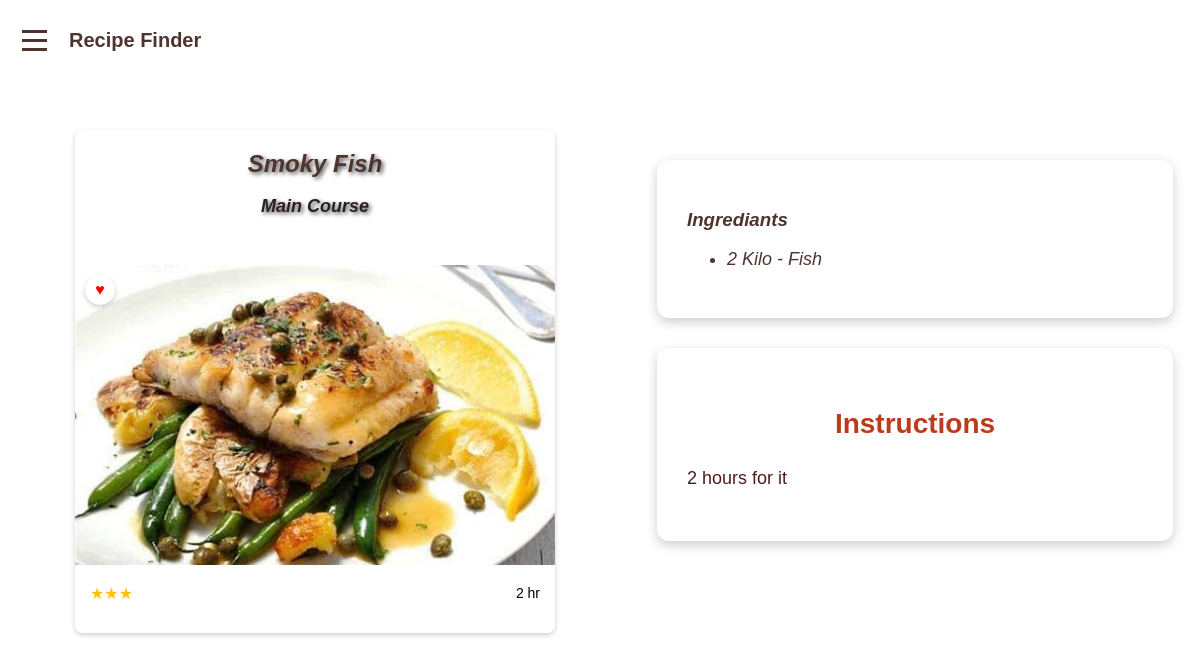
The page /search/view/4 (signed in) on the database its author committed.
### admins/models.py (models this page shows, shortened)
class Recipe(models.Model):
    id = models.AutoField(primary_key=True)
    name = models.CharField(max_length=100)
    description = models.TextField(null=True)
    course = models.TextField(null=True)
    duration = models.TextField(null=True)
    rate = models.IntegerField(null=True)
    instructions = models.TextField(null=True)
    image = models.ImageField(upload_to='recipes/%y/%m/%d/')
    created_at = models.DateTimeField(auto_now_add=True)
    updated_at = models.DateTimeField(auto_now=True)

class Ingredient(models.Model):
    recipe = models.ForeignKey(Recipe, on_delete=models.CASCADE, related_name='ingredients', null=True)
    name = models.CharField(max_length=100)
    quantity = models.CharField(max_length=50)

### search/views.py (the view)
# urls.py: path('view/<int:recipeId>', views.view_recipe, name='view_recipe'),
@login_required
def view_recipe(request,recipeId):
    recipe = Recipe.objects.get(id=recipeId)
    f = Favorite.objects.filter(user=request.user, recipe=recipe)
    if(f):
        favorite = json.dumps([{'status': True}])
    else:
        favorite = json.dumps([{'status': False}])
    return render(request, 'view.html',{ 'recipe': recipe,'favorite': favorite, 'rate': "★" * recipe.rate})

### search/templates/view.html (shortened to what this page needs)
<!DOCTYPE html>
<html lang="en">
<head>
  {% load static %}
  <link rel="stylesheet" href="{% static 'css/view.css' %}">
</head>
<body>
  <header>
    <div class="menu-container">
      <div class="hamburger">
        <span></span>
        <span></span>
        <span></span>
      </div>
      <div class="logo">Recipe Finder</div>
    </div>
  </header>
  <div class="main-container">
    <div class="info">
      <div class="recipe-card">
        <h2 class="name">{{recipe.name}}</h2>
        <h3 class="course">{{recipe.course}}</h3>
        <div class="favorite-heart">♥</div>
          <img src="{{recipe.image.url}}" alt="" class="recipe-image">
          <div class="recipe-content">
            <div class="recipe-meta">
                  <div class="recipe-rating">
                    {{ rate }}
                  </div>
                  <div class="recipe-time">{{recipe.duration}}</div>
              </div>
          </div>
      </div>
    </div>
    <div class="details">
      <div class="ingrediants">
        <h3>Ingrediants</h3>
        <ul class="ingrediantsList">
            {% for ingrediant in recipe.ingredients.all %}
            <li>{{ ingrediant.quantity }} - {{ ingrediant.name }}</li>
            {% endfor %}
        </ul>
      </div>
      <div class="instructions">
        <h2>Instructions</h2>
        <p class="instructionsParagraph">{{ recipe.instructions }}</p>
      </div>
      </div>
  </div>
</body>
</html>

### search/static/css/view.css (style rules this page uses)
body { font-family: Arial, sans-serif; margin: 0; padding: 0; height: 100%; }
h2 { position: relative; text-align: center; z-index: 2; margin-bottom: 0; }
.main-container { margin: 100px 0 0 0; display: flex; justify-content: center; align-items: center; height: 100%; }
.info { margin: 30px; width: 50%; height: 100vh; display: flex; justify-content: center; }
.recipe-card { position: absolute; width: 40%; box-shadow: 0 2px 5px rgba(0,0,0,0.2); border-radius: 8px; }
.favorite-heart { position: relative; top: 40px; left: 10px; width: 30px; height: 30px; background-color: white; border-radius: 50%; display: flex; align-items: center; justify-content: center; cursor: pointer; box-shadow: 0 2px 5px rgba(0,0,0,0.2); z-index: 1; font-size: 16px; color: #ccc; transition: all 0.3s ease; }
.recipe-image { width: 100%; max-height: 300px; object-fit: cover; }
.recipe-content { padding: 15px; background: white; border-radius: 0 0 8px 8px; }
.recipe-meta { display: flex; justify-content: space-between; align-items: center; margin-bottom: 15px; }
.recipe-rating { color: #FFC107; font-size: 16px; }
.recipe-time { color: var(--primary-medium); font-size: 14px; }
.name { font-size: 24px ; font-style: italic; color: #4E342E; text-shadow: 2px 2px 4px rgba(0,0,0,0.7); }
.course { text-align: center; font-size: 18px ; font-style: italic; color: #2b211f; text-shadow: 2px 2px 4px rgba(0,0,0,0.7); }
.details { overflow-y: auto; width: 50%; height: 100vh; }
.ingrediants { align-items: center; margin: 50px; box-shadow: 0 4px 12px rgba(0,0,0,0.2); width: 80%; margin: 30px auto; background-color: #fff; padding: 30px; border-radius: 12px; }
.ingrediants h3, ul { font-style: italic; color: #4E342E; }
ul { font-size: 18px; }
.instructions { background-color: #fff; color: #4f1d1d; padding: 30px; margin: 30px auto; width: 80%; border-radius: 12px; box-shadow: 0 4px 12px rgba(0,0,0,0.2); font-size: 18px; line-height: 1.6; }
.instructions h2 { font-size: 28px; margin-bottom: 15px; color: #be3a1c; text-align: center; }
.menu-container { position: fixed; top: 20px; left: 15px; display: flex; z-index: 100; align-items: center; }
.hamburger { display: flex; flex-direction: column; cursor: pointer; padding: 7px; }
.hamburger span { width: 25px; height: 3px; background:#4E342E; margin: 3px 0; transition: 0.3s; }
.logo { margin-left: 15px; font-size: 20px; font-weight: bold; color:#4E342E; }

### rows shown on the page
Recipe: name "Smoky Fish", course "Main Course", image (picture), duration "2 hr", instructions "2 hours for it"
Ingredient: quantity "2 Kilo", name "Fish"

### other values the page prints
{{ rate }} "★★★"
